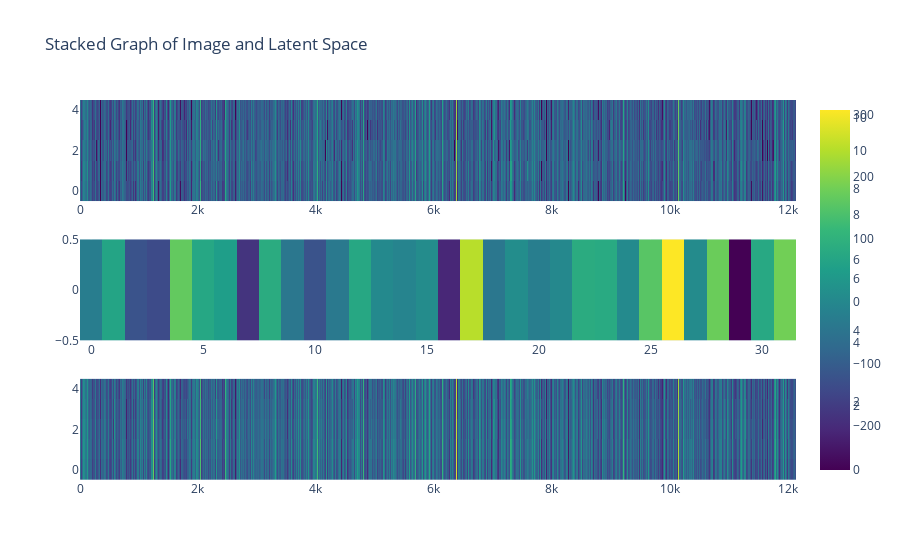

Source (notebook cell):
### Code cell
e_ = e[0]  
z_ = z[0].reshape(1, -1) 
decoded_ = decoded[0]  



# Create subplot grid with vertical stacking
fig = sp.make_subplots(rows=3, cols=1, shared_xaxes=False, vertical_spacing=0.1)

# Add the original image as a heatmap-like plot
heatmap_trace1 = go.Heatmap(z=e_, colorscale='viridis')
fig.add_trace(heatmap_trace1, row=1, col=1)

# Add the latent representation as a heatmap-like plot
tensor_reshaped = z.reshape(1, -1)
heatmap_trace2 = go.Heatmap(z=z_, colorscale='viridis')
fig.add_trace(heatmap_trace2, row=2, col=1)

# Add the decoded image as a heatmap-like plot
heatmap_trace3 = go.Heatmap(z=decoded_, colorscale='viridis')
fig.add_trace(heatmap_trace3, row=3, col=1)

# Update layout
fig.update_layout(title='Stacked Graph of Image and Latent Space', showlegend=False)

# Update x-axis labels
#fig.update_xaxes(title_text='genes (normalized)', row=1, col=1)
#fig.update_xaxes(title_text='latent representation', row=2, col=1)
#fig.update_xaxes(title_text='genes (normalized)', row=3, col=1)

# Update y-axis labels
#fig.update_yaxes(title_text='timestamps', row=1, col=1)
#fig.update_yaxes(title_text='latent representation', row=2, col=1)
#fig.update_yaxes(title_text='timestamps', row=3, col=1)

fig.show()

### Figure 1 — Plotly figure (JSON) as saved in the notebook; plotly's stock layout.template omitted (floating-point values rounded to 4 significant figures; data arrays with more than 128 entries replaced by an {"elided": "..."} marker saying what was removed)
{"data": [{"colorscale": [[0, "#440154"], [0.1111, "#482878"], [0.2222, "#3e4989"], [0.3333, "#31688e"], [0.4444, "#26828e"], [0.5556, "#1f9e89"], [0.6667, "#35b779"], [0.7778, "#6ece58"], [0.8889, "#b5de2b"], [1, "#fde725"]], "type": "heatmap", "xaxis": "x", "yaxis": "y", "z": {"elided": "5x12140 float values"}}, {"colorscale": [[0, "#440154"], [0.1111, "#482878"], [0.2222, "#3e4989"], [0.3333, "#31688e"], [0.4444, "#26828e"], [0.5556, "#1f9e89"], [0.6667, "#35b779"], [0.7778, "#6ece58"], [0.8889, "#b5de2b"], [1, "#fde725"]], "type": "heatmap", "xaxis": "x2", "yaxis": "y2", "z": [[-26.45, 64.86, -120.7, -137.2, 166.2, 72.41, 50.22, -183.1, 84.89, -40.94, -121.7, -36.16, 73.05, 1.899, -9.949, 8.991, -207.9, 246.4, -40.21, 10.5, -22.71, -0.04763, 84.89, 80.14, 4.778, 154.7, 307.7, 6.323, 174.4, -270.9, 75.94, 181.6]]}, {"colorscale": [[0, "#440154"], [0.1111, "#482878"], [0.2222, "#3e4989"], [0.3333, "#31688e"], [0.4444, "#26828e"], [0.5556, "#1f9e89"], [0.6667, "#35b779"], [0.7778, "#6ece58"], [0.8889, "#b5de2b"], [1, "#fde725"]], "type": "heatmap", "xaxis": "x3", "yaxis": "y3", "z": {"elided": "5x12140 float values"}}], "layout": {"showlegend": false, "title": {"text": "Stacked Graph of Image and Latent Space"}, "xaxis": {"anchor": "y", "domain": [0, 1]}, "xaxis2": {"anchor": "y2", "domain": [0, 1]}, "xaxis3": {"anchor": "y3", "domain": [0, 1]}, "yaxis": {"anchor": "x", "domain": [0.7333, 1]}, "yaxis2": {"anchor": "x2", "domain": [0.3667, 0.6333]}, "yaxis3": {"anchor": "x3", "domain": [0, 0.2667]}}}
